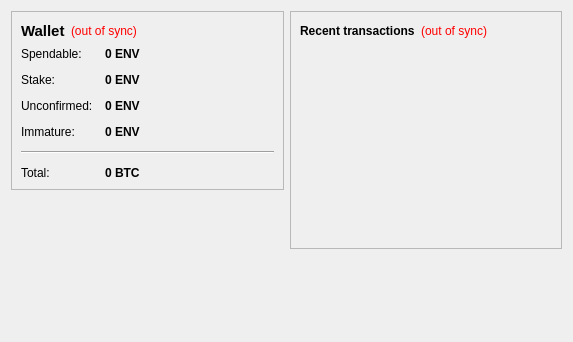
<?xml version="1.0" encoding="UTF-8"?>
<ui version="4.0">
 <class>OverviewPage</class>
 <widget class="QWidget" name="OverviewPage">
  <property name="geometry">
   <rect>
    <x>0</x>
    <y>0</y>
    <width>573</width>
    <height>342</height>
   </rect>
  </property>
  <property name="windowTitle">
   <string>Form</string>
  </property>
  <layout class="QHBoxLayout" name="horizontalLayout" stretch="1,1">
   <item>
    <layout class="QVBoxLayout" name="verticalLayout_2">
     <item>
      <widget class="QFrame" name="frame">
       <property name="frameShape">
        <enum>QFrame::StyledPanel</enum>
       </property>
       <property name="frameShadow">
        <enum>QFrame::Raised</enum>
       </property>
       <layout class="QVBoxLayout" name="verticalLayout_4">
        <item>
         <layout class="QHBoxLayout" name="horizontalLayout_4">
          <item>
           <widget class="QLabel" name="label_5">
            <property name="font">
             <font>
              <pointsize>11</pointsize>
              <weight>75</weight>
              <bold>true</bold>
             </font>
            </property>
            <property name="text">
             <string>Wallet</string>
            </property>
           </widget>
          </item>
          <item>
           <widget class="QLabel" name="labelWalletStatus">
            <property name="toolTip">
             <string>The displayed information may be out of date. Your wallet automatically synchronizes with the Enviromint network after a connection is established, but this process has not completed yet.</string>
            </property>
            <property name="styleSheet">
             <string notr="true">QLabel { color: red; }</string>
            </property>
            <property name="text">
             <string notr="true">(out of sync)</string>
            </property>
            <property name="alignment">
             <set>Qt::AlignLeading|Qt::AlignLeft|Qt::AlignVCenter</set>
            </property>
           </widget>
          </item>
          <item>
           <spacer name="horizontalSpacer_2">
            <property name="orientation">
             <enum>Qt::Horizontal</enum>
            </property>
            <property name="sizeHint" stdset="0">
             <size>
              <width>40</width>
              <height>20</height>
             </size>
            </property>
           </spacer>
          </item>
         </layout>
        </item>
        <item>
         <layout class="QFormLayout" name="formLayout_2">
          <property name="fieldGrowthPolicy">
           <enum>QFormLayout::AllNonFixedFieldsGrow</enum>
          </property>
          <property name="horizontalSpacing">
           <number>12</number>
          </property>
          <property name="verticalSpacing">
           <number>12</number>
          </property>
          <item row="0" column="0">
           <widget class="QLabel" name="label">
            <property name="text">
             <string>Spendable:</string>
            </property>
           </widget>
          </item>
          <item row="0" column="1">
           <widget class="QLabel" name="labelBalance">
            <property name="font">
             <font>
              <weight>75</weight>
              <bold>true</bold>
             </font>
            </property>
            <property name="cursor">
             <cursorShape>IBeamCursor</cursorShape>
            </property>
            <property name="toolTip">
             <string>Your current spendable balance</string>
            </property>
            <property name="text">
             <string notr="true">0 ENV</string>
            </property>
            <property name="textInteractionFlags">
             <set>Qt::LinksAccessibleByMouse|Qt::TextSelectableByKeyboard|Qt::TextSelectableByMouse</set>
            </property>
           </widget>
          </item>
          <item row="1" column="0">
           <widget class="QLabel" name="label_6">
            <property name="text">
             <string>Stake:</string>
            </property>
           </widget>
          </item>
          <item row="1" column="1">
           <widget class="QLabel" name="labelStake">
            <property name="font">
             <font>
              <weight>75</weight>
              <bold>true</bold>
             </font>
            </property>
            <property name="cursor">
             <cursorShape>IBeamCursor</cursorShape>
            </property>
            <property name="toolTip">
             <string>Total of coins that was staked, and do not yet count toward the current balance</string>
            </property>
            <property name="text">
             <string notr="true">0 ENV</string>
            </property>
            <property name="textInteractionFlags">
             <set>Qt::LinksAccessibleByMouse|Qt::TextSelectableByKeyboard|Qt::TextSelectableByMouse</set>
            </property>
           </widget>
          </item>
          <item row="2" column="0">
           <widget class="QLabel" name="label_3">
            <property name="text">
             <string>Unconfirmed:</string>
            </property>
           </widget>
          </item>
          <item row="2" column="1">
           <widget class="QLabel" name="labelUnconfirmed">
            <property name="font">
             <font>
              <weight>75</weight>
              <bold>true</bold>
             </font>
            </property>
            <property name="cursor">
             <cursorShape>IBeamCursor</cursorShape>
            </property>
            <property name="toolTip">
             <string>Total of transactions that have yet to be confirmed, and do not yet count toward the current balance</string>
            </property>
            <property name="text">
             <string notr="true">0 ENV</string>
            </property>
            <property name="textInteractionFlags">
             <set>Qt::LinksAccessibleByMouse|Qt::TextSelectableByKeyboard|Qt::TextSelectableByMouse</set>
            </property>
           </widget>
          </item>
          <item row="3" column="0">
           <widget class="QLabel" name="labelImmatureText">
            <property name="text">
             <string>Immature:</string>
            </property>
           </widget>
          </item>
          <item row="3" column="1">
           <widget class="QLabel" name="labelImmature">
            <property name="font">
             <font>
              <weight>75</weight>
              <bold>true</bold>
             </font>
            </property>
            <property name="toolTip">
             <string>Mined balance that has not yet matured</string>
            </property>
            <property name="text">
             <string notr="true">0 ENV</string>
            </property>
            <property name="textInteractionFlags">
             <set>Qt::LinksAccessibleByMouse|Qt::TextSelectableByKeyboard|Qt::TextSelectableByMouse</set>
            </property>
           </widget>
          </item>
          <item row="4" column="0" colspan="2">
           <widget class="Line" name="line">
            <property name="orientation">
             <enum>Qt::Horizontal</enum>
            </property>
           </widget>
          </item>
          <item row="5" column="0">
           <widget class="QLabel" name="labelTotalText">
            <property name="text">
             <string>Total:</string>
            </property>
           </widget>
          </item>
          <item row="5" column="1">
           <widget class="QLabel" name="labelTotal">
            <property name="font">
             <font>
              <weight>75</weight>
              <bold>true</bold>
             </font>
            </property>
            <property name="cursor">
             <cursorShape>IBeamCursor</cursorShape>
            </property>
            <property name="toolTip">
             <string>Your current total balance</string>
            </property>
            <property name="text">
             <string notr="true">0 BTC</string>
            </property>
            <property name="textInteractionFlags">
             <set>Qt::LinksAccessibleByMouse|Qt::TextSelectableByKeyboard|Qt::TextSelectableByMouse</set>
            </property>
           </widget>
          </item>
         </layout>
        </item>
       </layout>
      </widget>
     </item>
     <item>
      <spacer name="verticalSpacer">
       <property name="orientation">
        <enum>Qt::Vertical</enum>
       </property>
       <property name="sizeHint" stdset="0">
        <size>
         <width>20</width>
         <height>40</height>
        </size>
       </property>
      </spacer>
     </item>
    </layout>
   </item>
   <item>
    <layout class="QVBoxLayout" name="verticalLayout_3">
     <item>
      <widget class="QFrame" name="frame_2">
       <property name="frameShape">
        <enum>QFrame::StyledPanel</enum>
       </property>
       <property name="frameShadow">
        <enum>QFrame::Raised</enum>
       </property>
       <layout class="QVBoxLayout" name="verticalLayout">
        <item>
         <layout class="QHBoxLayout" name="horizontalLayout_2">
          <item>
           <widget class="QLabel" name="label_4">
            <property name="text">
             <string>&lt;b&gt;Recent transactions&lt;/b&gt;</string>
            </property>
           </widget>
          </item>
          <item>
           <widget class="QLabel" name="labelTransactionsStatus">
            <property name="toolTip">
             <string>The displayed information may be out of date. Your wallet automatically synchronizes with the Enviromint network after a connection is established, but this process has not completed yet.</string>
            </property>
            <property name="styleSheet">
             <string notr="true">QLabel { color: red; }</string>
            </property>
            <property name="text">
             <string notr="true">(out of sync)</string>
            </property>
            <property name="alignment">
             <set>Qt::AlignRight|Qt::AlignTrailing|Qt::AlignVCenter</set>
            </property>
           </widget>
          </item>
          <item>
           <spacer name="horizontalSpacer">
            <property name="orientation">
             <enum>Qt::Horizontal</enum>
            </property>
            <property name="sizeHint" stdset="0">
             <size>
              <width>40</width>
              <height>20</height>
             </size>
            </property>
           </spacer>
          </item>
         </layout>
        </item>
        <item>
         <widget class="QListView" name="listTransactions">
          <property name="styleSheet">
           <string notr="true">QListView { background: transparent; }</string>
          </property>
          <property name="frameShape">
           <enum>QFrame::NoFrame</enum>
          </property>
          <property name="verticalScrollBarPolicy">
           <enum>Qt::ScrollBarAlwaysOff</enum>
          </property>
          <property name="horizontalScrollBarPolicy">
           <enum>Qt::ScrollBarAlwaysOff</enum>
          </property>
          <property name="selectionMode">
           <enum>QAbstractItemView::NoSelection</enum>
          </property>
         </widget>
        </item>
       </layout>
      </widget>
     </item>
     <item>
      <spacer name="verticalSpacer_2">
       <property name="orientation">
        <enum>Qt::Vertical</enum>
       </property>
       <property name="sizeHint" stdset="0">
        <size>
         <width>20</width>
         <height>40</height>
        </size>
       </property>
      </spacer>
     </item>
    </layout>
   </item>
  </layout>
 </widget>
 <resources/>
 <connections/>
</ui>
